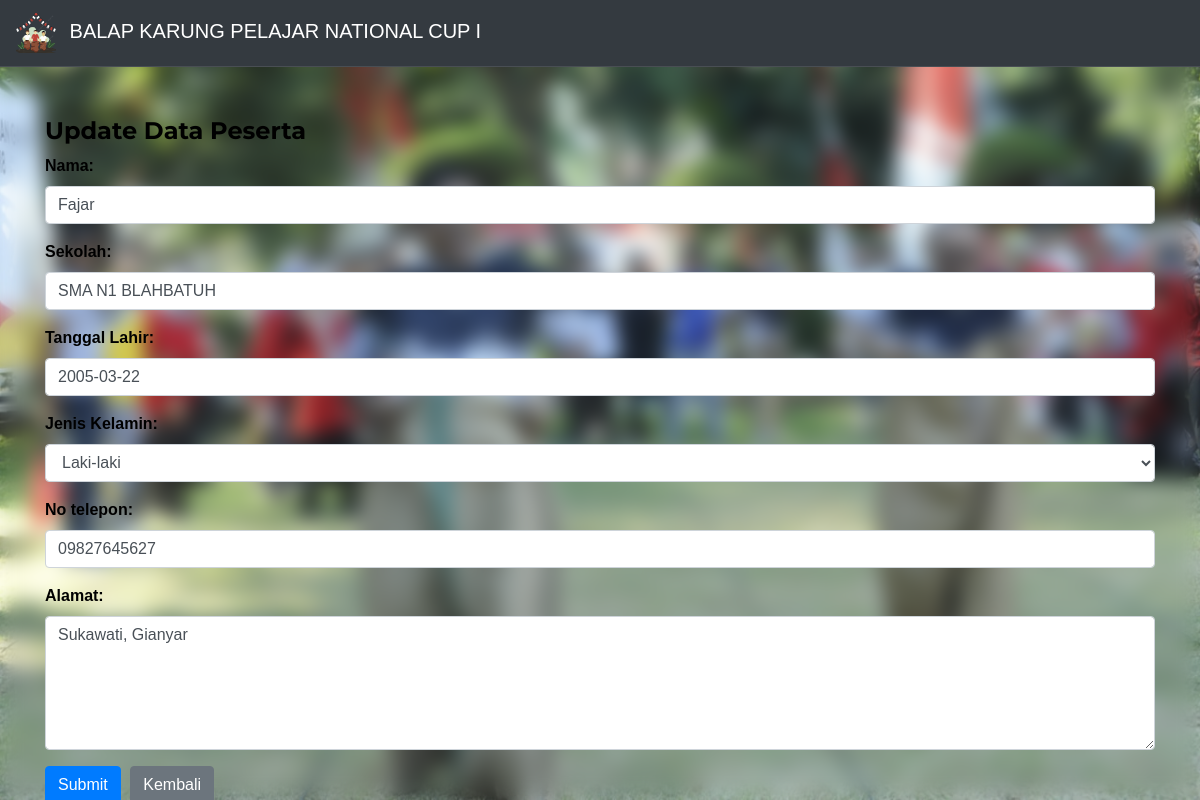
The page /update.php?id_peserta=6 on the database its author committed.
### tables this page shows
CREATE TABLE `peserta` (
  `id_peserta` int(11) NOT NULL,
  `nama_peserta` varchar(50) NOT NULL,
  `sekolah` varchar(50) NOT NULL,
  `alamat` varchar(100) NOT NULL,
  `tanggal_lahir` date NOT NULL,
  `no_telepon` varchar(13) NOT NULL,
  `jenis_kelamin` enum('L','P') NOT NULL
);

### update.php (the view, shortened to what this page needs)
<!DOCTYPE html>
<html>
<head>
    <link rel="stylesheet" href="https://cdn.jsdelivr.net/npm/bootstrap@4.6.1/dist/css/bootstrap.min.css">
    <link rel="stylesheet" href="styles.css">
</head>
<body>
<nav class="navbar navbar-dark bg-dark">
        <span class="navbar-brand mb-0 h1">
        <img src="logobalapkarung.png" alt="Logo" class="navbar-logo mr-2">
        BALAP KARUNG PELAJAR NATIONAL CUP I</span>
    </nav>
<div class="container">
    <?php
    include "koneksi.php";
    function input($data) {
        $data = trim($data);
        $data = stripslashes($data);
        $data = htmlspecialchars($data);
        return $data;
    }
    if (isset($_GET['id_peserta'])) {
        $id_peserta=input($_GET["id_peserta"]);
        $sql="select * from peserta where id_peserta=$id_peserta";
        $hasil=mysqli_query($kon,$sql);
        $data = mysqli_fetch_assoc($hasil);
    }
    ?>
    <h4>Update Data Peserta</h4>
    <form name="registrationForm" action="<?php echo $_SERVER["PHP_SELF"];?>" method="post" onsubmit="return validateForm()">
    <div class="form-group">
    <label>Nama:</label>
    <input type="text" name="nama_peserta" class="form-control" placeholder="Masukan Nama" required value="<?php echo $data['nama_peserta']; ?>" />
</div>
<div class="form-group">
    <label>Sekolah:</label>
    <input type="text" name="sekolah" class="form-control" placeholder="Masukan Nama Sekolah" required value="<?php echo $data['sekolah']; ?>" />
</div>
<div class="form-group">
    <label>Tanggal Lahir:</label>
    <input type="text" name="tanggal_lahir" class="form-control" placeholder="YYYY-MM-DD" required value="<?php echo $data['tanggal_lahir']; ?>" />
</div>
<div class="form-group">
    <label>Jenis Kelamin:</label>
    <select name="jenis_kelamin" class="form-control" required>
        <option value="L" <?php if ($data['jenis_kelamin'] == 'L') echo 'selected'; ?>>Laki-laki</option>
    </select>
</div>
<div class="form-group">
    <label>No telepon:</label>
    <input type="text" name="no_telepon" class="form-control" placeholder="Masukan No telepon" required value="<?php echo $data['no_telepon']; ?>" />
</div>
<div class="form-group">
    <label>Alamat:</label>
    <textarea name="alamat" class="form-control" rows="5" placeholder="Masukan Alamat" required><?php echo $data['alamat']; ?></textarea>
</div>
        <button type="submit" name="submit" class="btn btn-primary">Submit</button>
        <a href="index.php" class="btn btn-secondary" role="button">Kembali</a>
    </form>
</div>
</body>
</html>

### styles.css (style rules this page uses)
body { background-image: url('bgimage.jpg'); background-size: cover; background-position: center center; backdrop-filter: blur(10px); margin: 0; padding: 0; height: 100vh; font-family: 'Helvetica', sans-serif; font-weight: bold; color: black }
.navbar { border-bottom: 1px solid rgba(255, 255, 255, 0.1); }
.container { margin-top: 50px; }
h4 { color: black; font-family: 'Montserrat', sans-serif; font-weight: bold; }
.btn { margin-right: 5px; }
a { color: #fff; }
.navbar-logo { max-height: 40px; height: auto; }

### rows shown on the page
peserta: nama_peserta "Fajar", sekolah "SMA N1 BLAHBATUH", tanggal_lahir "2005-03-22", jenis_kelamin "Laki-laki", no_telepon "09827645627", alamat "Sukawati, Gianyar"
